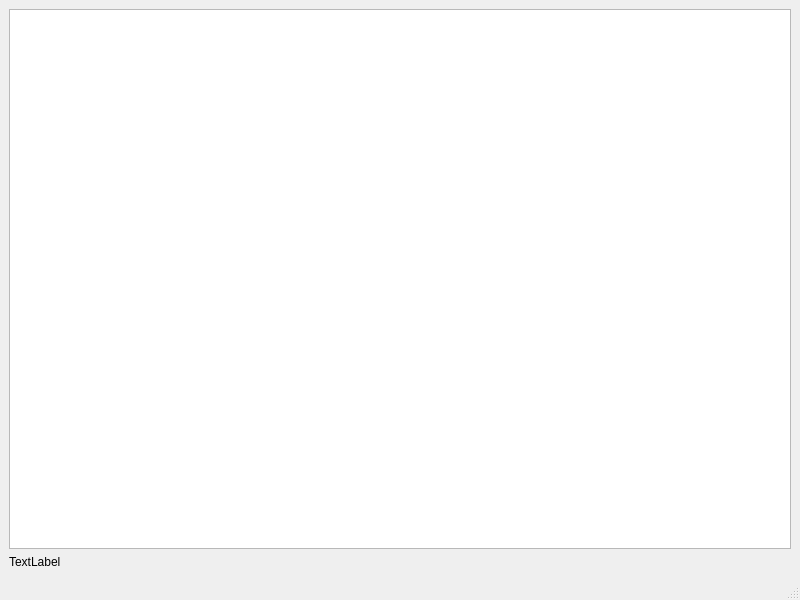
<?xml version="1.0" encoding="UTF-8"?>
<ui version="4.0">
 <class>MainWindow</class>
 <widget class="QMainWindow" name="MainWindow">
  <property name="geometry">
   <rect>
    <x>0</x>
    <y>0</y>
    <width>800</width>
    <height>600</height>
   </rect>
  </property>
  <property name="windowTitle">
   <string>MainWindow</string>
  </property>
  <widget class="QWidget" name="centralwidget">
   <layout class="QGridLayout" name="gridLayout_2">
    <item row="0" column="0">
     <layout class="QGridLayout" name="gridLayout">
      <item row="0" column="0">
       <widget class="QTableView" name="tableView"/>
      </item>
      <item row="1" column="0">
       <widget class="QLabel" name="labelPackets">
        <property name="text">
         <string>TextLabel</string>
        </property>
       </widget>
      </item>
     </layout>
    </item>
   </layout>
  </widget>
  <widget class="QMenuBar" name="menubar">
   <property name="geometry">
    <rect>
     <x>0</x>
     <y>0</y>
     <width>800</width>
     <height>22</height>
    </rect>
   </property>
  </widget>
  <widget class="QStatusBar" name="statusbar"/>
 </widget>
 <resources/>
 <connections/>
</ui>
